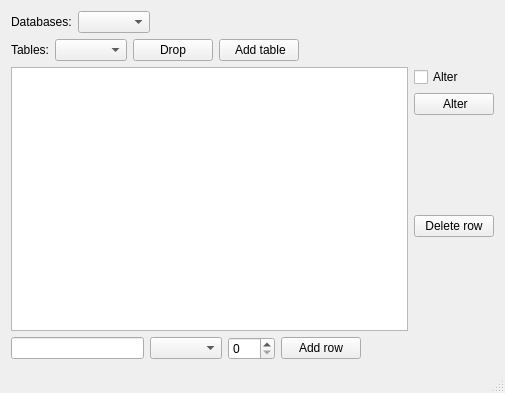
<?xml version="1.0" encoding="UTF-8"?>
<ui version="4.0">
 <class>MainWindow</class>
 <widget class="QMainWindow" name="MainWindow">
  <property name="geometry">
   <rect>
    <x>0</x>
    <y>0</y>
    <width>505</width>
    <height>393</height>
   </rect>
  </property>
  <property name="minimumSize">
   <size>
    <width>505</width>
    <height>393</height>
   </size>
  </property>
  <property name="windowTitle">
   <string>MainWindow</string>
  </property>
  <widget class="QWidget" name="centralWidget">
   <layout class="QVBoxLayout" name="verticalLayout">
    <item>
     <layout class="QHBoxLayout" name="horizontalLayout_2">
      <item>
       <widget class="QLabel" name="dbLabel">
        <property name="text">
         <string>Databases:</string>
        </property>
       </widget>
      </item>
      <item>
       <widget class="QComboBox" name="dbComboBox"/>
      </item>
      <item>
       <spacer name="horizontalSpacer">
        <property name="orientation">
         <enum>Qt::Horizontal</enum>
        </property>
        <property name="sizeHint" stdset="0">
         <size>
          <width>40</width>
          <height>20</height>
         </size>
        </property>
       </spacer>
      </item>
     </layout>
    </item>
    <item>
     <layout class="QHBoxLayout" name="horizontalLayout_5">
      <item>
       <layout class="QHBoxLayout" name="horizontalLayout">
        <item>
         <widget class="QLabel" name="tableLabel">
          <property name="text">
           <string>Tables:</string>
          </property>
         </widget>
        </item>
        <item>
         <widget class="QComboBox" name="tableComboBox"/>
        </item>
       </layout>
      </item>
      <item>
       <layout class="QHBoxLayout" name="horizontalLayout_3">
        <item>
         <widget class="QPushButton" name="dropButton">
          <property name="text">
           <string>Drop</string>
          </property>
         </widget>
        </item>
        <item>
         <widget class="QPushButton" name="addButton">
          <property name="text">
           <string> Add table</string>
          </property>
         </widget>
        </item>
       </layout>
      </item>
      <item>
       <spacer name="horizontalSpacer_2">
        <property name="orientation">
         <enum>Qt::Horizontal</enum>
        </property>
        <property name="sizeHint" stdset="0">
         <size>
          <width>40</width>
          <height>20</height>
         </size>
        </property>
       </spacer>
      </item>
     </layout>
    </item>
    <item>
     <layout class="QVBoxLayout" name="verticalLayout_3">
      <item>
       <layout class="QHBoxLayout" name="horizontalLayout_4">
        <item>
         <widget class="QTableView" name="tableView"/>
        </item>
        <item>
         <layout class="QVBoxLayout" name="verticalLayout_2">
          <item>
           <widget class="QCheckBox" name="checkBox">
            <property name="text">
             <string>Alter</string>
            </property>
           </widget>
          </item>
          <item>
           <widget class="QPushButton" name="alterButton">
            <property name="text">
             <string> Alter</string>
            </property>
            <property name="checkable">
             <bool>false</bool>
            </property>
           </widget>
          </item>
          <item>
           <spacer name="verticalSpacer">
            <property name="orientation">
             <enum>Qt::Vertical</enum>
            </property>
            <property name="sizeHint" stdset="0">
             <size>
              <width>20</width>
              <height>40</height>
             </size>
            </property>
           </spacer>
          </item>
          <item>
           <widget class="QPushButton" name="deleteRowButton">
            <property name="text">
             <string>Delete row</string>
            </property>
           </widget>
          </item>
          <item>
           <spacer name="verticalSpacer_2">
            <property name="orientation">
             <enum>Qt::Vertical</enum>
            </property>
            <property name="sizeHint" stdset="0">
             <size>
              <width>20</width>
              <height>40</height>
             </size>
            </property>
           </spacer>
          </item>
         </layout>
        </item>
       </layout>
      </item>
      <item>
       <layout class="QHBoxLayout" name="horizontalLayout_7">
        <item>
         <widget class="QLineEdit" name="rowLineEdit">
          <property name="toolTip">
           <string>Row name</string>
          </property>
         </widget>
        </item>
        <item>
         <widget class="QComboBox" name="typesComboBox"/>
        </item>
        <item>
         <widget class="QSpinBox" name="lengthSpinBox">
          <property name="toolTip">
           <string>Row length</string>
          </property>
          <property name="maximum">
           <number>255</number>
          </property>
         </widget>
        </item>
        <item>
         <widget class="QPushButton" name="addRowButton">
          <property name="text">
           <string>Add row</string>
          </property>
         </widget>
        </item>
        <item>
         <spacer name="horizontalSpacer_3">
          <property name="orientation">
           <enum>Qt::Horizontal</enum>
          </property>
          <property name="sizeHint" stdset="0">
           <size>
            <width>40</width>
            <height>20</height>
           </size>
          </property>
         </spacer>
        </item>
       </layout>
      </item>
     </layout>
    </item>
   </layout>
  </widget>
  <widget class="QStatusBar" name="statusBar"/>
 </widget>
 <layoutdefault spacing="6" margin="11"/>
 <resources/>
 <connections/>
</ui>
